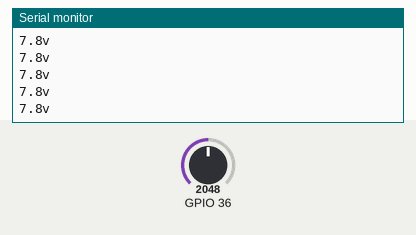
Bench run of a sketch on a simulated ESP32. Parts: the last lines printed to the serial monitor. Inputs (shaded band) come from the test bench; at power-on: GPIO 36 = 2048.

Above: at 1.2 s.
1.3 s: GPIO 36 set to 2866
At 1.56 s:
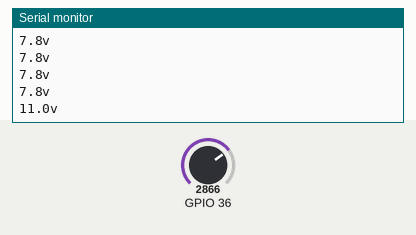
2.8 s: GPIO 36 set to 3603
At 2.96 s:
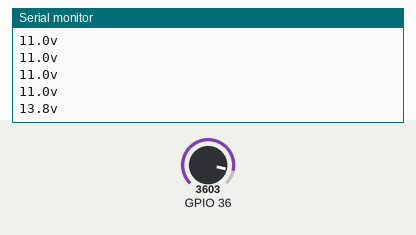
Timing chart, 0 to 5.8 s (numbered marks = the images above; inputs shaded):
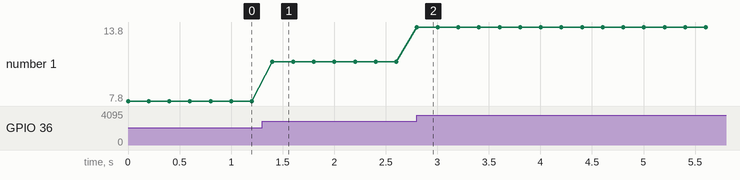

The sketch:

ESP32_DC_Voltage_Measurement.ino
```cpp
void setup() {
   Serial.begin(115200);
}

void loop() {
  //                     Add a voltage divider to the ADC input channel R1 is typically 100K and R2 calculated to achieved 3.3v output as the input to the ADC
  //                     analogRead(ADC pin) / ADC resolution * Voltage Range * Required Value of R2 / Preferred Value of R2
  //                     In this example the input voltage for measurement is 15v
  //                     15v----100K+--to ADC Input GPIO36
  //                                |
  //                               27K
  //                                |
  //                               Gnd
  float voltage = (float)analogRead(36) / 4096 * 15 * 28205 / 27000;
  Serial.print(voltage,1);
  Serial.println("v");
  delay(200);
}
```

Measured:
- after the input at 1.3 s, the serial monitor: prints a new line after 0.10 s (image 1)
- after the input at 2.8 s, the serial monitor: prints a new line at once (image 2)
- plotted number 1: 7.8 → 11 after the input at 1.3 s, 11 → 13.8 after the input at 2.8 s
